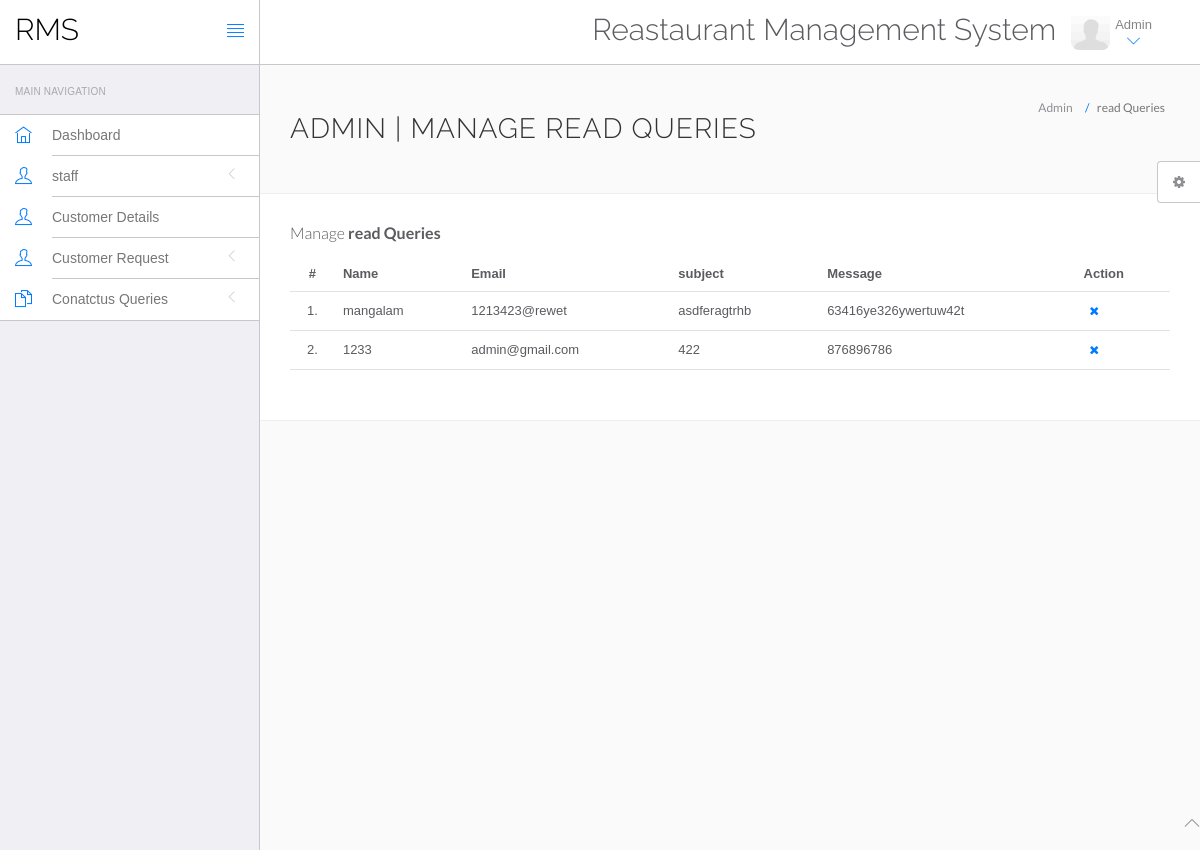
Screenshot of /admin/unread-queries.php with the database file from the repository.
### tables this page shows
CREATE TABLE `contact` (
  `id` int(11) NOT NULL,
  `c_name` varchar(30) NOT NULL,
  `c_email` varchar(50) NOT NULL,
  `c_subject` varchar(70) NOT NULL,
  `c_message` varchar(100) NOT NULL,
  `time` datetime NOT NULL DEFAULT current_timestamp()
);

### admin/unread-queries.php (the view, shortened to what this page needs)
<?php
$con = mysqli_connect('localhost', 'root', '',);
mysqli_select_db($con, 'userform');
?>
<!DOCTYPE html>
<html lang="en">
<head>
	<link rel="stylesheet" href="vendor/bootstrap/css/bootstrap.min.css">
	<link rel="stylesheet" href="vendor/fontawesome/css/font-awesome.min.css">
	<link rel="stylesheet" href="vendor/themify-icons/themify-icons.min.css">
	<link href="vendor/animate.css/animate.min.css" rel="stylesheet" media="screen">
	<link href="vendor/perfect-scrollbar/perfect-scrollbar.min.css" rel="stylesheet" media="screen">
	<link href="vendor/switchery/switchery.min.css" rel="stylesheet" media="screen">
	<link href="vendor/bootstrap-touchspin/jquery.bootstrap-touchspin.min.css" rel="stylesheet" media="screen">
	<link href="vendor/select2/select2.min.css" rel="stylesheet" media="screen">
	<link href="vendor/bootstrap-datepicker/bootstrap-datepicker3.standalone.min.css" rel="stylesheet" media="screen">
	<link href="vendor/bootstrap-timepicker/bootstrap-timepicker.min.css" rel="stylesheet" media="screen">
	<link rel="stylesheet" href="assets/css/styles.css">
	<link rel="stylesheet" href="assets/css/plugins.css">
	<link rel="stylesheet" href="assets/css/themes/theme-1.css" id="skin_color" />
</head>
<body>
	<div id="app">
		<?php include('include/sidebar.php'); ?>
		<div class="app-content">
			<?php include('include/header.php'); ?>
			<div class="main-content">
				<div class="wrap-content container" id="container">
					<section id="page-title">
						<div class="row">
							<div class="col-sm-8">
								<h1 class="mainTitle">Admin | Manage read Queries</h1>
							</div>
							<ol class="breadcrumb">
								<li>
									<span>Admin</span>
								</li>
								<li class="active">
									<span>read Queries</span>
								</li>
							</ol>
						</div>
					</section>
					<div class="container-fluid container-fullw bg-white">
						<div class="row">
							<div class="col-md-12">
								<h5 class="over-title margin-bottom-15">Manage <span class="text-bold">read Queries</span></h5>
								<table class="table table-hover" id="sample-table-1">
									<thead>
										<tr>
											<th class="center">#</th>
											<th>Name</th>
											<th class="hidden-xs">Email</th>
											<th>subject </th>
											<th>Message </th>
											<th>Action</th>
										</tr>
									</thead>
									<tbody>
										<?php
										$sql = mysqli_query($con, "select * from contact");
										$cnt = 1;
										while ($row = mysqli_fetch_array($sql)) {
										?>
											<tr>
												<td class="center"><?php echo $cnt; ?>.</td>
												<td class="hidden-xs"><?php echo $row['c_name']; ?></td>
												<td><?php echo $row['c_email']; ?></td>
												<td><?php echo $row['c_subject']; ?></td>
												<td><?php echo $row['c_message']; ?></td>
												<td>
													<div class="visible-md visible-lg hidden-sm hidden-xs">
														<a href="unread-queries.php?id=<?php echo $row['id'] ?>&del=delete" onClick="return confirm('Are you sure you want to delete?')" class="btn btn-transparent btn-xs tooltips" tooltip-placement="top" tooltip="Remove"><i class="fa fa-times fa fa-white"></i></a>
													</div>
												</td>
											</tr>
										<?php
											$cnt = $cnt + 1;
										} ?>
									</tbody>
								</table>
							</div>
						</div>
					</div>
				</div>
			</div>
		</div>
	</div>
	<?php include('include/footer.php'); ?>
	<?php include('include/setting.php'); ?>
</body>
</html>

### admin/assets/css/themes/theme-1.css (style rules this page uses)
body { background: #FAFAFA; }

### rows the page displays
contact: c_name "mangalam", c_email "1213423@rewet", c_subject "asdferagtrhb", c_message "63416ye326ywertuw42t"
contact: c_name "1233", c_email "admin@gmail.com", c_subject "422", c_message "876896786"
